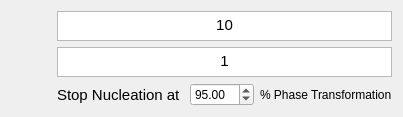
                  <widget class="QWidget" name="tab_6">
                   <attribute name="title">
                    <string>Continuous Nucleation</string>
                   </attribute>
                   <layout class="QGridLayout" name="gridLayout_6">
                    <item row="2" column="2" alignment="Qt::AlignHCenter">
                     <widget class="QDoubleSpinBox" name="doubleSpinBox_NustopIso2D">
                      <property name="decimals">
                       <number>2</number>
                      </property>
                      <property name="minimum">
                       <double>0.000000000000000</double>
                      </property>
                      <property name="maximum">
                       <double>100.000000000000000</double>
                      </property>
                      <property name="singleStep">
                       <double>1.000000000000000</double>
                      </property>
                      <property name="value">
                       <double>95.000000000000000</double>
                      </property>
                     </widget>
                    </item>
                    <item row="2" column="1">
                     <widget class="QLabel" name="label_5">
                      <property name="font">
                       <font>
                        <pointsize>11</pointsize>
                       </font>
                      </property>
                      <property name="text">
                       <string>Stop Nucleation at </string>
                      </property>
                     </widget>
                    </item>
                    <item row="2" column="3">
                     <widget class="QLabel" name="label_2">
                      <property name="text">
                       <string>% Phase Transformation</string>
                      </property>
                     </widget>
                    </item>
                    <item row="0" column="1" colspan="3">
                     <widget class="QTextEdit" name="textEdit_NdotIso2D">
                      <property name="enabled">
                       <bool>true</bool>
                      </property>
                      <property name="maximumSize">
                       <size>
                        <width>16777215</width>
                        <height>30</height>
                       </size>
                      </property>
                      <property name="html">
                       <string>&lt;!DOCTYPE HTML PUBLIC &quot;-//W3C//DTD HTML 4.0//EN&quot; &quot;http://www.w3.org/TR/REC-html40/strict.dtd&quot;&gt;
&lt;html&gt;&lt;head&gt;&lt;meta name=&quot;qrichtext&quot; content=&quot;1&quot; /&gt;&lt;style type=&quot;text/css&quot;&gt;
p, li { white-space: pre-wrap; }
&lt;/style&gt;&lt;/head&gt;&lt;body style=&quot; font-family:'Ubuntu'; font-size:11pt; font-weight:400; font-style:normal;&quot;&gt;
&lt;p align=&quot;center&quot; style=&quot; margin-top:0px; margin-bottom:0px; margin-left:0px; margin-right:0px; -qt-block-indent:0; text-indent:0px;&quot;&gt;10&lt;/p&gt;&lt;/body&gt;&lt;/html&gt;</string>
                      </property>
                     </widget>
                    </item>
                    <item row="1" column="1" colspan="3">
                     <widget class="QTextEdit" name="textEdit_GtIso2D">
                      <property name="enabled">
                       <bool>true</bool>
                      </property>
                      <property name="maximumSize">
                       <size>
                        <width>16777215</width>
                        <height>30</height>
                       </size>
                      </property>
                      <property name="html">
                       <string>&lt;!DOCTYPE HTML PUBLIC &quot;-//W3C//DTD HTML 4.0//EN&quot; &quot;http://www.w3.org/TR/REC-html40/strict.dtd&quot;&gt;
&lt;html&gt;&lt;head&gt;&lt;meta name=&quot;qrichtext&quot; content=&quot;1&quot; /&gt;&lt;style type=&quot;text/css&quot;&gt;
p, li { white-space: pre-wrap; }
&lt;/style&gt;&lt;/head&gt;&lt;body style=&quot; font-family:'Ubuntu'; font-size:11pt; font-weight:400; font-style:normal;&quot;&gt;
&lt;p align=&quot;center&quot; style=&quot; margin-top:0px; margin-bottom:0px; margin-left:0px; margin-right:0px; -qt-block-indent:0; text-indent:0px;&quot;&gt;1&lt;/p&gt;&lt;/body&gt;&lt;/html&gt;</string>
                      </property>
                     </widget>
                    </item>
                    <item row="0" column="0">
                     <widget class="QPushButton" name="pushButtonarbit">
                      <property name="maximumSize">
                       <size>
                        <width>16777215</width>
                        <height>30</height>
                       </size>
                      </property>
                      <property name="text">
                       <string/>
                      </property>
                      <property name="icon">
                       <iconset resource="resourceLIST.qrc">
                        <normaloff>:/ndott.png</normaloff>:/ndott.png</iconset>
                      </property>
                      <property name="iconSize">
                       <size>
                        <width>70</width>
                        <height>30</height>
                       </size>
                      </property>
                      <property name="flat">
                       <bool>true</bool>
                      </property>
                     </widget>
                    </item>
                    <item row="1" column="0">
                     <widget class="QPushButton" name="pushButton_2">
                      <property name="maximumSize">
                       <size>
                        <width>16777215</width>
                        <height>30</height>
                       </size>
                      </property>
                      <property name="text">
                       <string/>
                      </property>
                      <property name="icon">
                       <iconset resource="resourceLIST.qrc">
                        <normaloff>:/gt.png</normaloff>:/gt.png</iconset>
                      </property>
                      <property name="iconSize">
                       <size>
                        <width>70</width>
                        <height>30</height>
                       </size>
                      </property>
                      <property name="flat">
                       <bool>true</bool>
                      </property>
                     </widget>
                    </item>
                   </layout>
                  </widget>
